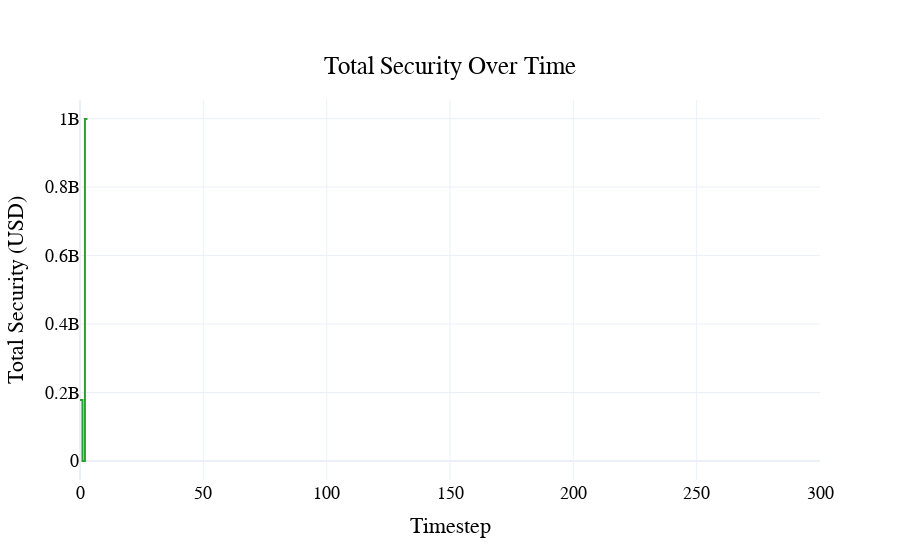

Notebook code for this chart:
### Code cell
fig= visualizations.plot_total_security(
    df
)
pio.show(fig)

### Figure 1 — Plotly figure (JSON) as saved in the notebook; plotly's stock layout.template omitted (floating-point values rounded to 4 significant figures; data arrays with more than 128 entries replaced by an {"elided": "..."} marker saying what was removed)
{"data": [{"line": {"color": "#2ca02c", "dash": "solid"}, "mode": "lines", "name": "Total Security", "type": "scatter", "x": {"elided": "2101 int values"}, "y": {"elided": "2101 float values"}}], "layout": {"font": {"color": "black", "family": "Arial", "size": 18}, "hovermode": "x unified", "legend": {"orientation": "h", "x": 0.5, "xanchor": "center", "y": -0.3, "yanchor": "bottom"}, "paper_bgcolor": "rgba(255, 255, 255, 1)", "plot_bgcolor": "rgba(255, 255, 255, 1)", "title": {"text": "Total Security Over Time", "x": 0.5, "xanchor": "center", "y": 0.9, "yanchor": "top"}, "xaxis": {"title": {"text": "Timestep"}}, "yaxis": {"title": {"text": "Total Security (USD)"}}}}
